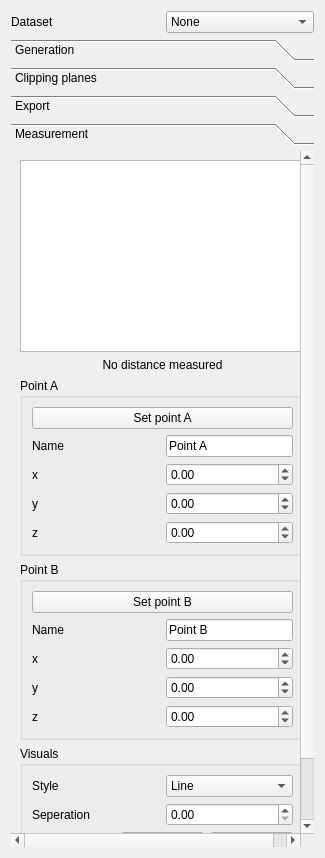
<?xml version="1.0" encoding="UTF-8"?>
<ui version="4.0">
 <class>IsosurfaceVisualizationForm</class>
 <widget class="QWidget" name="IsosurfaceVisualizationForm">
  <property name="geometry">
   <rect>
    <x>0</x>
    <y>0</y>
    <width>321</width>
    <height>858</height>
   </rect>
  </property>
  <property name="acceptDrops">
   <bool>true</bool>
  </property>
  <property name="windowTitle">
   <string>Form</string>
  </property>
  <layout class="QVBoxLayout" name="verticalLayout_6">
   <item>
    <layout class="QHBoxLayout" name="horizontalLayout_2">
     <item>
      <widget class="QLabel" name="label">
       <property name="text">
        <string>Dataset</string>
       </property>
      </widget>
     </item>
     <item>
      <widget class="QComboBox" name="comboBoxDataset">
       <property name="toolTip">
        <string>Choose the dataset to use</string>
       </property>
       <item>
        <property name="text">
         <string>None</string>
        </property>
       </item>
      </widget>
     </item>
    </layout>
   </item>
   <item>
    <widget class="QToolBox" name="toolBox">
     <property name="enabled">
      <bool>true</bool>
     </property>
     <property name="sizePolicy">
      <sizepolicy hsizetype="Minimum" vsizetype="Preferred">
       <horstretch>0</horstretch>
       <verstretch>0</verstretch>
      </sizepolicy>
     </property>
     <property name="currentIndex">
      <number>3</number>
     </property>
     <widget class="QWidget" name="page">
      <property name="geometry">
       <rect>
        <x>0</x>
        <y>0</y>
        <width>246</width>
        <height>377</height>
       </rect>
      </property>
      <attribute name="label">
       <string>Generation</string>
      </attribute>
      <layout class="QVBoxLayout" name="verticalLayout">
       <item>
        <layout class="QGridLayout" name="gridLayout">
         <item row="0" column="0">
          <widget class="QCheckBox" name="checkBoxVisible">
           <property name="toolTip">
            <string>Set visibility of mesh</string>
           </property>
           <property name="text">
            <string>Visible</string>
           </property>
           <property name="checked">
            <bool>false</bool>
           </property>
          </widget>
         </item>
         <item row="0" column="1">
          <layout class="QHBoxLayout" name="horizontalLayout"/>
         </item>
         <item row="1" column="0">
          <widget class="QLabel" name="label_8">
           <property name="text">
            <string>Style</string>
           </property>
          </widget>
         </item>
         <item row="1" column="1">
          <widget class="QComboBox" name="comboBoxStyle">
           <property name="toolTip">
            <string>Rendering style</string>
           </property>
           <item>
            <property name="text">
             <string>Surface</string>
            </property>
           </item>
           <item>
            <property name="text">
             <string>Wireframe</string>
            </property>
           </item>
           <item>
            <property name="text">
             <string>Points</string>
            </property>
           </item>
          </widget>
         </item>
         <item row="2" column="0">
          <widget class="QLabel" name="label_2">
           <property name="text">
            <string>Smoothing</string>
           </property>
          </widget>
         </item>
         <item row="2" column="1">
          <widget class="QDoubleSpinBox" name="inputSmoothing">
           <property name="toolTip">
            <string>Sigma of Gaussian blur</string>
           </property>
           <property name="maximum">
            <double>10.000000000000000</double>
           </property>
           <property name="singleStep">
            <double>0.500000000000000</double>
           </property>
           <property name="value">
            <double>1.000000000000000</double>
           </property>
          </widget>
         </item>
         <item row="3" column="0">
          <widget class="QLabel" name="label_7">
           <property name="text">
            <string>Mesh reduction</string>
           </property>
          </widget>
         </item>
         <item row="3" column="1">
          <widget class="QDoubleSpinBox" name="inputReduction">
           <property name="toolTip">
            <string>Reducing of the amount of polygons. Recommended value: 0.90</string>
           </property>
           <property name="maximum">
            <double>1.000000000000000</double>
           </property>
           <property name="singleStep">
            <double>0.050000000000000</double>
           </property>
           <property name="value">
            <double>0.000000000000000</double>
           </property>
          </widget>
         </item>
         <item row="4" column="0">
          <widget class="QLabel" name="label_3">
           <property name="text">
            <string>Min threshold</string>
           </property>
          </widget>
         </item>
         <item row="4" column="1">
          <widget class="QDoubleSpinBox" name="inputMinimumThreshold">
           <property name="maximum">
            <double>999999999.000000000000000</double>
           </property>
           <property name="singleStep">
            <double>100.000000000000000</double>
           </property>
           <property name="value">
            <double>0.000000000000000</double>
           </property>
          </widget>
         </item>
         <item row="5" column="0">
          <widget class="QLabel" name="label_4">
           <property name="text">
            <string>Max threshold</string>
           </property>
          </widget>
         </item>
         <item row="5" column="1">
          <widget class="QDoubleSpinBox" name="inputMaximumThreshold">
           <property name="maximum">
            <double>999999999.000000000000000</double>
           </property>
           <property name="singleStep">
            <double>100.000000000000000</double>
           </property>
           <property name="value">
            <double>0.000000000000000</double>
           </property>
          </widget>
         </item>
         <item row="6" column="0">
          <widget class="QLabel" name="label_5">
           <property name="text">
            <string>Color</string>
           </property>
          </widget>
         </item>
         <item row="6" column="1">
          <widget class="QLineEdit" name="inputColor">
           <property name="text">
            <string>0xFFFFFF</string>
           </property>
          </widget>
         </item>
         <item row="7" column="0">
          <widget class="QLabel" name="label_9">
           <property name="text">
            <string>Specular</string>
           </property>
          </widget>
         </item>
         <item row="7" column="1">
          <widget class="QDoubleSpinBox" name="inputSpecular">
           <property name="maximum">
            <double>1.000000000000000</double>
           </property>
           <property name="singleStep">
            <double>0.050000000000000</double>
           </property>
           <property name="value">
            <double>0.000000000000000</double>
           </property>
          </widget>
         </item>
         <item row="8" column="0">
          <widget class="QLabel" name="label_6">
           <property name="text">
            <string>Alpha</string>
           </property>
          </widget>
         </item>
         <item row="8" column="1">
          <widget class="QDoubleSpinBox" name="inputAlpha">
           <property name="maximum">
            <double>1.000000000000000</double>
           </property>
           <property name="singleStep">
            <double>0.100000000000000</double>
           </property>
           <property name="value">
            <double>1.000000000000000</double>
           </property>
          </widget>
         </item>
        </layout>
       </item>
       <item>
        <widget class="QCheckBox" name="checkBoxLargestComponent">
         <property name="text">
          <string>Select largest component</string>
         </property>
         <property name="checked">
          <bool>true</bool>
         </property>
        </widget>
       </item>
       <item>
        <widget class="QPushButton" name="buttonUpdate">
         <property name="text">
          <string>Update</string>
         </property>
        </widget>
       </item>
       <item>
        <spacer name="verticalSpacer_3">
         <property name="orientation">
          <enum>Qt::Vertical</enum>
         </property>
         <property name="sizeHint" stdset="0">
          <size>
           <width>20</width>
           <height>443</height>
          </size>
         </property>
        </spacer>
       </item>
      </layout>
     </widget>
     <widget class="QWidget" name="page_2">
      <property name="geometry">
       <rect>
        <x>0</x>
        <y>0</y>
        <width>196</width>
        <height>428</height>
       </rect>
      </property>
      <attribute name="label">
       <string>Clipping planes</string>
      </attribute>
      <layout class="QVBoxLayout" name="verticalLayout_2">
       <item>
        <layout class="QGridLayout" name="gridLayout_4">
         <item row="0" column="0">
          <widget class="QLabel" name="xNameLabel">
           <property name="text">
            <string>X</string>
           </property>
           <property name="buddy">
            <cstring>xPositionSpin</cstring>
           </property>
          </widget>
         </item>
         <item row="0" column="1">
          <widget class="QCheckBox" name="checkBoxX">
           <property name="enabled">
            <bool>true</bool>
           </property>
           <property name="toolTip">
            <string>Enable clipping plane x1</string>
           </property>
           <property name="text">
            <string>Visible</string>
           </property>
          </widget>
         </item>
         <item row="0" column="2">
          <widget class="QCheckBox" name="checkBoxFlipX">
           <property name="text">
            <string>Flip</string>
           </property>
          </widget>
         </item>
        </layout>
       </item>
       <item>
        <layout class="QGridLayout" name="gridLayout_9">
         <item row="0" column="0">
          <widget class="QSpinBox" name="spinX"/>
         </item>
         <item row="0" column="1">
          <widget class="QSlider" name="horizontalSliderX">
           <property name="enabled">
            <bool>true</bool>
           </property>
           <property name="toolTip">
            <string>Set the position of the x1 clipping plane</string>
           </property>
           <property name="maximum">
            <number>300</number>
           </property>
           <property name="orientation">
            <enum>Qt::Horizontal</enum>
           </property>
          </widget>
         </item>
        </layout>
       </item>
       <item>
        <layout class="QGridLayout" name="gridLayout_10">
         <item row="0" column="0">
          <widget class="QLabel" name="yNameLabel">
           <property name="text">
            <string>Y</string>
           </property>
           <property name="buddy">
            <cstring>yPositionSpin</cstring>
           </property>
          </widget>
         </item>
         <item row="0" column="1">
          <widget class="QCheckBox" name="checkBoxY">
           <property name="enabled">
            <bool>true</bool>
           </property>
           <property name="toolTip">
            <string>Enable clipping plane y1</string>
           </property>
           <property name="text">
            <string>Visible</string>
           </property>
          </widget>
         </item>
         <item row="0" column="2">
          <widget class="QCheckBox" name="checkBoxFlipY">
           <property name="text">
            <string>Flip</string>
           </property>
          </widget>
         </item>
        </layout>
       </item>
       <item>
        <layout class="QGridLayout" name="gridLayout_11">
         <item row="0" column="0">
          <widget class="QSpinBox" name="spinY"/>
         </item>
         <item row="0" column="1">
          <widget class="QSlider" name="horizontalSliderY">
           <property name="enabled">
            <bool>true</bool>
           </property>
           <property name="toolTip">
            <string>Set the position of the y1 clipping plane</string>
           </property>
           <property name="orientation">
            <enum>Qt::Horizontal</enum>
           </property>
          </widget>
         </item>
        </layout>
       </item>
       <item>
        <layout class="QGridLayout" name="gridLayout_12">
         <item row="0" column="0">
          <widget class="QLabel" name="zNameLabel">
           <property name="text">
            <string>Z</string>
           </property>
           <property name="buddy">
            <cstring>zPositionSpin</cstring>
           </property>
          </widget>
         </item>
         <item row="0" column="1">
          <widget class="QCheckBox" name="checkBoxZ">
           <property name="enabled">
            <bool>true</bool>
           </property>
           <property name="toolTip">
            <string>Enable clipping plane z1</string>
           </property>
           <property name="text">
            <string>Visible</string>
           </property>
          </widget>
         </item>
         <item row="0" column="2">
          <widget class="QCheckBox" name="checkBoxFlipZ">
           <property name="text">
            <string>Flip</string>
           </property>
          </widget>
         </item>
        </layout>
       </item>
       <item>
        <layout class="QGridLayout" name="gridLayout_13">
         <item row="0" column="0">
          <widget class="QSpinBox" name="spinZ"/>
         </item>
         <item row="0" column="1">
          <widget class="QSlider" name="horizontalSliderZ">
           <property name="enabled">
            <bool>true</bool>
           </property>
           <property name="toolTip">
            <string>Set the position of the z1 clipping plane</string>
           </property>
           <property name="orientation">
            <enum>Qt::Horizontal</enum>
           </property>
          </widget>
         </item>
        </layout>
       </item>
       <item>
        <widget class="QCheckBox" name="checkBoxAlignPlanesToPick">
         <property name="text">
          <string>Align to mouse picking</string>
         </property>
         <property name="checked">
          <bool>true</bool>
         </property>
        </widget>
       </item>
       <item>
        <widget class="QCheckBox" name="checkBoxInvertClipping">
         <property name="text">
          <string>Invert clipping</string>
         </property>
        </widget>
       </item>
       <item>
        <widget class="QPushButton" name="buttonApplySettingsToAll">
         <property name="text">
          <string>Apply settings to all</string>
         </property>
        </widget>
       </item>
       <item>
        <widget class="QTabWidget" name="tabWidget">
         <property name="currentIndex">
          <number>0</number>
         </property>
         <widget class="QWidget" name="tab_3">
          <attribute name="title">
           <string>Base layer</string>
          </attribute>
          <layout class="QGridLayout" name="gridLayout_5">
           <item row="1" column="1">
            <widget class="QComboBox" name="comboBoxBaseLayerLUT">
             <item>
              <property name="text">
               <string>None</string>
              </property>
             </item>
            </widget>
           </item>
           <item row="0" column="0">
            <widget class="QLabel" name="label_10">
             <property name="text">
              <string>Dataset</string>
             </property>
            </widget>
           </item>
           <item row="0" column="1">
            <widget class="QComboBox" name="comboBoxBaseLayer">
             <item>
              <property name="text">
               <string>None</string>
              </property>
             </item>
            </widget>
           </item>
           <item row="1" column="0">
            <widget class="QLabel" name="label_11">
             <property name="text">
              <string>LUT</string>
             </property>
            </widget>
           </item>
          </layout>
         </widget>
         <widget class="QWidget" name="tab_4">
          <attribute name="title">
           <string>Overlay</string>
          </attribute>
          <layout class="QGridLayout" name="gridLayout_6">
           <item row="0" column="0">
            <widget class="QLabel" name="label_13">
             <property name="text">
              <string>Dataset</string>
             </property>
            </widget>
           </item>
           <item row="0" column="1">
            <widget class="QComboBox" name="comboBoxOverlay">
             <item>
              <property name="text">
               <string>None</string>
              </property>
             </item>
            </widget>
           </item>
           <item row="1" column="0">
            <widget class="QLabel" name="label_12">
             <property name="text">
              <string>LUT</string>
             </property>
            </widget>
           </item>
           <item row="1" column="1">
            <widget class="QComboBox" name="comboBoxOverlayLUT">
             <item>
              <property name="text">
               <string>None</string>
              </property>
             </item>
            </widget>
           </item>
          </layout>
         </widget>
        </widget>
       </item>
       <item>
        <spacer name="verticalSpacer">
         <property name="orientation">
          <enum>Qt::Vertical</enum>
         </property>
         <property name="sizeHint" stdset="0">
          <size>
           <width>20</width>
           <height>266</height>
          </size>
         </property>
        </spacer>
       </item>
      </layout>
     </widget>
     <widget class="QWidget" name="page_3">
      <property name="geometry">
       <rect>
        <x>0</x>
        <y>0</y>
        <width>129</width>
        <height>51</height>
       </rect>
      </property>
      <attribute name="label">
       <string>Export</string>
      </attribute>
      <layout class="QVBoxLayout" name="verticalLayout_3">
       <item>
        <widget class="QPushButton" name="buttonSaveMesh">
         <property name="text">
          <string>Save 3D mesh</string>
         </property>
        </widget>
       </item>
       <item>
        <spacer name="verticalSpacer_2">
         <property name="orientation">
          <enum>Qt::Vertical</enum>
         </property>
         <property name="sizeHint" stdset="0">
          <size>
           <width>20</width>
           <height>700</height>
          </size>
         </property>
        </spacer>
       </item>
      </layout>
     </widget>
     <widget class="QWidget" name="page_4">
      <property name="geometry">
       <rect>
        <x>0</x>
        <y>0</y>
        <width>303</width>
        <height>835</height>
       </rect>
      </property>
      <attribute name="label">
       <string>Measurement</string>
      </attribute>
      <layout class="QVBoxLayout" name="verticalLayout_7">
       <item>
        <widget class="QListWidget" name="savedMeasurementsList">
         <property name="sizePolicy">
          <sizepolicy hsizetype="Minimum" vsizetype="Fixed">
           <horstretch>0</horstretch>
           <verstretch>0</verstretch>
          </sizepolicy>
         </property>
         <property name="autoScrollMargin">
          <number>16</number>
         </property>
         <property name="batchSize">
          <number>100</number>
         </property>
        </widget>
       </item>
       <item>
        <widget class="QLabel" name="measuredDistanceLabel">
         <property name="sizePolicy">
          <sizepolicy hsizetype="Minimum" vsizetype="Preferred">
           <horstretch>0</horstretch>
           <verstretch>0</verstretch>
          </sizepolicy>
         </property>
         <property name="text">
          <string>No distance measured</string>
         </property>
         <property name="alignment">
          <set>Qt::AlignCenter</set>
         </property>
        </widget>
       </item>
       <item>
        <widget class="QGroupBox" name="groupBox">
         <property name="enabled">
          <bool>true</bool>
         </property>
         <property name="sizePolicy">
          <sizepolicy hsizetype="Minimum" vsizetype="Expanding">
           <horstretch>0</horstretch>
           <verstretch>0</verstretch>
          </sizepolicy>
         </property>
         <property name="title">
          <string>Point A</string>
         </property>
         <layout class="QVBoxLayout" name="verticalLayout_4">
          <item>
           <widget class="QPushButton" name="buttonSetPointA">
            <property name="text">
             <string>Set point A</string>
            </property>
           </widget>
          </item>
          <item>
           <layout class="QHBoxLayout" name="horizontalLayout_3">
            <item>
             <widget class="QLabel" name="label_20">
              <property name="text">
               <string>Name</string>
              </property>
             </widget>
            </item>
            <item>
             <widget class="QLineEdit" name="lineEditNamePointA">
              <property name="sizePolicy">
               <sizepolicy hsizetype="Minimum" vsizetype="Fixed">
                <horstretch>0</horstretch>
                <verstretch>0</verstretch>
               </sizepolicy>
              </property>
              <property name="text">
               <string>Point A</string>
              </property>
             </widget>
            </item>
           </layout>
          </item>
          <item>
           <layout class="QHBoxLayout" name="horizontalLayout_4">
            <item>
             <widget class="QLabel" name="label_14">
              <property name="text">
               <string>x</string>
              </property>
             </widget>
            </item>
            <item>
             <widget class="QDoubleSpinBox" name="inputXPointA">
              <property name="sizePolicy">
               <sizepolicy hsizetype="Minimum" vsizetype="Fixed">
                <horstretch>0</horstretch>
                <verstretch>0</verstretch>
               </sizepolicy>
              </property>
              <property name="decimals">
               <number>2</number>
              </property>
              <property name="minimum">
               <double>-999.000000000000000</double>
              </property>
              <property name="maximum">
               <double>999.000000000000000</double>
              </property>
              <property name="singleStep">
               <double>0.100000000000000</double>
              </property>
             </widget>
            </item>
           </layout>
          </item>
          <item>
           <layout class="QHBoxLayout" name="horizontalLayout_5">
            <item>
             <widget class="QLabel" name="label_15">
              <property name="text">
               <string>y</string>
              </property>
             </widget>
            </item>
            <item>
             <widget class="QDoubleSpinBox" name="inputYPointA">
              <property name="decimals">
               <number>2</number>
              </property>
              <property name="minimum">
               <double>-999.000000000000000</double>
              </property>
              <property name="maximum">
               <double>999.000000000000000</double>
              </property>
              <property name="singleStep">
               <double>0.100000000000000</double>
              </property>
             </widget>
            </item>
           </layout>
          </item>
          <item>
           <layout class="QHBoxLayout" name="horizontalLayout_6">
            <item>
             <widget class="QLabel" name="label_16">
              <property name="text">
               <string>z</string>
              </property>
             </widget>
            </item>
            <item>
             <widget class="QDoubleSpinBox" name="inputZPointA">
              <property name="decimals">
               <number>2</number>
              </property>
              <property name="minimum">
               <double>-999.000000000000000</double>
              </property>
              <property name="maximum">
               <double>999.000000000000000</double>
              </property>
              <property name="singleStep">
               <double>0.100000000000000</double>
              </property>
             </widget>
            </item>
           </layout>
          </item>
         </layout>
        </widget>
       </item>
       <item>
        <widget class="QGroupBox" name="groupBox_2">
         <property name="sizePolicy">
          <sizepolicy hsizetype="Minimum" vsizetype="Expanding">
           <horstretch>0</horstretch>
           <verstretch>0</verstretch>
          </sizepolicy>
         </property>
         <property name="title">
          <string>Point B</string>
         </property>
         <layout class="QVBoxLayout" name="verticalLayout_5">
          <item>
           <widget class="QPushButton" name="buttonSetPointB">
            <property name="text">
             <string>Set point B</string>
            </property>
           </widget>
          </item>
          <item>
           <layout class="QHBoxLayout" name="horizontalLayout_7">
            <item>
             <widget class="QLabel" name="label_21">
              <property name="text">
               <string>Name</string>
              </property>
             </widget>
            </item>
            <item>
             <widget class="QLineEdit" name="lineEditNamePointB">
              <property name="sizePolicy">
               <sizepolicy hsizetype="Minimum" vsizetype="Fixed">
                <horstretch>0</horstretch>
                <verstretch>0</verstretch>
               </sizepolicy>
              </property>
              <property name="text">
               <string>Point B</string>
              </property>
             </widget>
            </item>
           </layout>
          </item>
          <item>
           <layout class="QHBoxLayout" name="horizontalLayout_12">
            <item>
             <widget class="QLabel" name="label_22">
              <property name="text">
               <string>x</string>
              </property>
             </widget>
            </item>
            <item>
             <widget class="QDoubleSpinBox" name="inputXPointB">
              <property name="decimals">
               <number>2</number>
              </property>
              <property name="minimum">
               <double>-999.000000000000000</double>
              </property>
              <property name="maximum">
               <double>999.000000000000000</double>
              </property>
              <property name="singleStep">
               <double>0.100000000000000</double>
              </property>
             </widget>
            </item>
           </layout>
          </item>
          <item>
           <layout class="QHBoxLayout" name="horizontalLayout_13">
            <item>
             <widget class="QLabel" name="label_23">
              <property name="text">
               <string>y</string>
              </property>
             </widget>
            </item>
            <item>
             <widget class="QDoubleSpinBox" name="inputYPointB">
              <property name="decimals">
               <number>2</number>
              </property>
              <property name="minimum">
               <double>-999.000000000000000</double>
              </property>
              <property name="maximum">
               <double>999.000000000000000</double>
              </property>
              <property name="singleStep">
               <double>0.100000000000000</double>
              </property>
             </widget>
            </item>
           </layout>
          </item>
          <item>
           <layout class="QHBoxLayout" name="horizontalLayout_14">
            <item>
             <widget class="QLabel" name="label_24">
              <property name="text">
               <string>z</string>
              </property>
             </widget>
            </item>
            <item>
             <widget class="QDoubleSpinBox" name="inputZPointB">
              <property name="decimals">
               <number>2</number>
              </property>
              <property name="minimum">
               <double>-999.000000000000000</double>
              </property>
              <property name="maximum">
               <double>999.000000000000000</double>
              </property>
              <property name="singleStep">
               <double>0.100000000000000</double>
              </property>
             </widget>
            </item>
           </layout>
          </item>
         </layout>
        </widget>
       </item>
       <item>
        <widget class="QGroupBox" name="groupBox_3">
         <property name="enabled">
          <bool>true</bool>
         </property>
         <property name="sizePolicy">
          <sizepolicy hsizetype="Minimum" vsizetype="Expanding">
           <horstretch>0</horstretch>
           <verstretch>0</verstretch>
          </sizepolicy>
         </property>
         <property name="title">
          <string>Visuals</string>
         </property>
         <layout class="QGridLayout" name="gridLayout_7">
          <item row="0" column="0">
           <layout class="QHBoxLayout" name="horizontalLayout_15">
            <item>
             <widget class="QLabel" name="label_17">
              <property name="text">
               <string>Style</string>
              </property>
             </widget>
            </item>
            <item>
             <widget class="QComboBox" name="distanceLineStyle">
              <item>
               <property name="text">
                <string>Line</string>
               </property>
              </item>
              <item>
               <property name="text">
                <string>Striped line</string>
               </property>
              </item>
              <item>
               <property name="text">
                <string>Dots</string>
               </property>
              </item>
             </widget>
            </item>
           </layout>
          </item>
          <item row="1" column="0">
           <layout class="QHBoxLayout" name="horizontalLayout_17">
            <item>
             <widget class="QLabel" name="label_18">
              <property name="text">
               <string>Seperation</string>
              </property>
             </widget>
            </item>
            <item>
             <widget class="QDoubleSpinBox" name="distanceLineSeperation"/>
            </item>
           </layout>
          </item>
          <item row="2" column="0">
           <layout class="QHBoxLayout" name="horizontalLayout_16">
            <item>
             <widget class="QLabel" name="label_19">
              <property name="text">
               <string>Color</string>
              </property>
             </widget>
            </item>
            <item>
             <widget class="QPushButton" name="buttonSetLineColor">
              <property name="text">
               <string>Custom</string>
              </property>
             </widget>
            </item>
            <item>
             <widget class="QPushButton" name="buttonSetLineColorAutomatic">
              <property name="text">
               <string>Automatic</string>
              </property>
             </widget>
            </item>
           </layout>
          </item>
         </layout>
        </widget>
       </item>
       <item>
        <widget class="QPushButton" name="buttonSaveMeasurement">
         <property name="text">
          <string>Save to list</string>
         </property>
        </widget>
       </item>
       <item>
        <spacer name="verticalSpacer_4">
         <property name="orientation">
          <enum>Qt::Vertical</enum>
         </property>
         <property name="sizeHint" stdset="0">
          <size>
           <width>285</width>
           <height>48</height>
          </size>
         </property>
        </spacer>
       </item>
      </layout>
     </widget>
    </widget>
   </item>
  </layout>
 </widget>
 <resources/>
 <connections/>
</ui>
